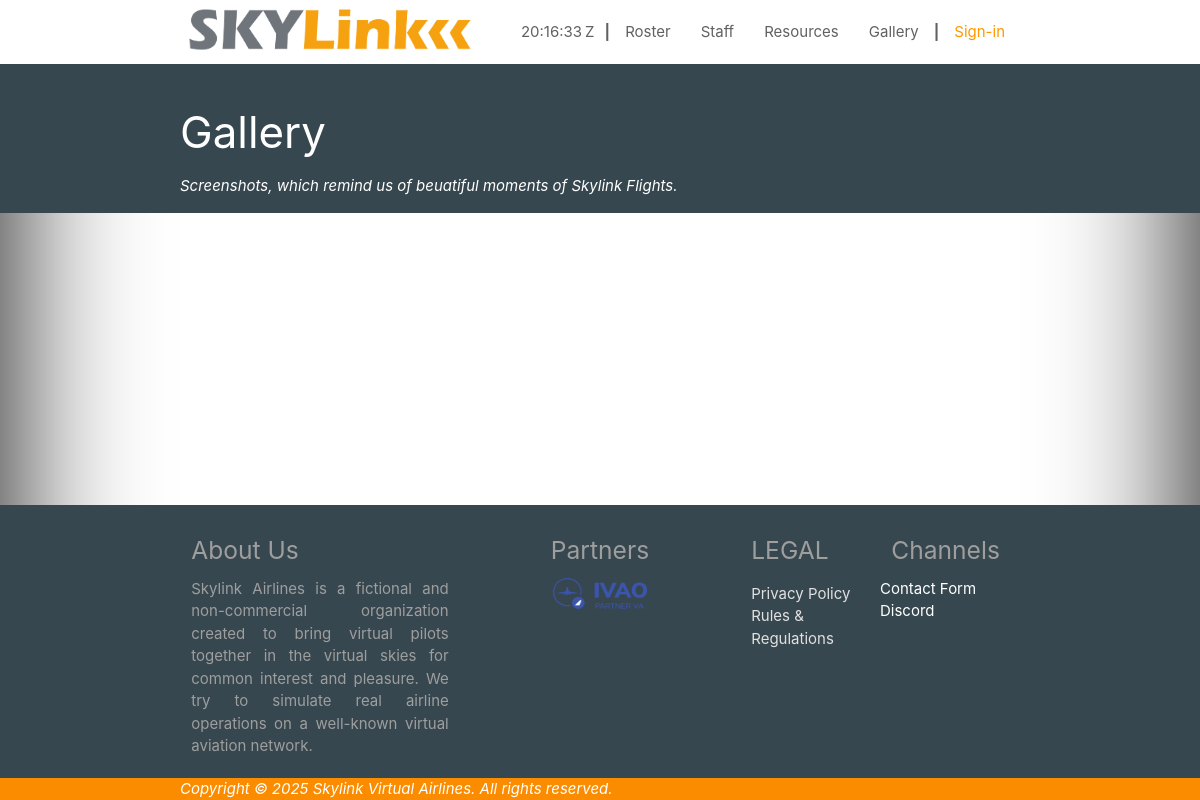
The app's page /g/gallery/ with its own data.
### app_airline/models.py (models this page shows, shortened)
class Airline (models.Model):
    isOnline                = models.BooleanField           ('Website is Online', default=True)
    airline_longName        = models.CharField              ('Airline Name', max_length=100, unique=True)
    airline_shortName       = models.CharField              ('Airline Short Name', max_length=20, unique=True, null=True, blank=True)
    airline_sloganFirstLine = models.CharField              ('Slogan First Line', max_length=100, null=True, blank=True,)
    airline_slogan          = models.CharField              ('Slogan',max_length=255, null=True, blank=True,)
    airline_about           = models.TextField              ('About', null=True, blank=True)
    airline_established     = models.DateField              ('Established on', null=True, blank=True)
    airline_icao            = models.CharField              ('ICAO Designator', max_length=3, unique=True)
    airline_iata            = models.CharField              ('IATA Designator', max_length=2, unique=True)
    airline_url             = models.URLField               ('URL')
    airline_email           = models.EmailField             ('E-mail', null=True, blank=True)
    airline_staff_email     = models.EmailField             ('E-mail (STAFF)', null=True, blank=True)
    airline_noreply_email   = models.EmailField             ('E-Mail (No Reply)', null=True, blank=True)
    airline_logo            = models.ImageField             ('Logo', upload_to='uploads/airline/images/main/logos', null=True, blank=True,
                                                                    help_text='Airline main logo for DARK backgrounds')
    airline_web_copyright   = models.CharField              ('Copyright', max_length=250, null=True, blank=True)
    airline_web_warning     = models.CharField              ('Web Warning', max_length=250, null=True, blank=True,
                                                                    help_text='Warning for not real airline' )
    class Meta:
        verbose_name ="Airline Setting"
        verbose_name_plural ="Airline Settings"

class Partnerships (models.Model):
    airline_shortName       = models.ForeignKey             (Airline, on_delete=models.CASCADE, verbose_name='Airline', null=True, blank=True)
    partner_order           = models.SmallIntegerField      ('Order', default=1)
    partner_longName        = models.CharField              ('Partner', max_length=100, unique=True)
    partner_shortName       = models.CharField              ('Partner Abbr.', max_length=10, unique=True)
    partner_logo            = models.ImageField             ('Partner Logo',upload_to='uploads/airline/images/main/partners', null=True, blank=True,
                                                                help_text='Canvas size: 450x150px')
    partner_URL             = models.URLField               ('Partner URL')
    partner_email           = models.EmailField             ('Partner E-mail', null=True, blank=True)
    partner_since           = models.DateField              ('Partner Since', null=True, blank=True)
    partner_active          = models.BooleanField           ('Partnership is approved', default=False)
    class Meta:
        verbose_name ="Partner"
        verbose_name_plural ="Partners"

### app_gallery/views.py (the view)
# urls.py: path('gallery/', views.gallery, name = 'gallery'),
def gallery (request):
    airline             = Airline.objects.all().first()
    partners            = Partnerships.objects.all().filter(airline_shortName=airline, partner_active=True)
    screenshots         = Screenshots.objects.filter(is_published=True).order_by('-uploaded_at')
    context             = {
                            'airline':airline,
                            'partners':partners,
                            'screenshots':screenshots,
                        }
    template            = 'gallery.html'
    return render(request, template, context)

### app_gallery/templates/gallery.html (shortened to what this page needs)
{% extends "base.html" %}
{% block gallery %}
<div class="page-top blue-grey darken-3">
    <div class="page-top-header container">
        <h3>Gallery</h3>
        <div><i>Screenshots, which remind us of beuatiful moments of Skylink Flights.</i></div>
    </div>
</div>
{% endblock gallery %}

### templates/base.html (shortened to what this page needs)
<!DOCTYPE html>
{% load static %}
<html lang="tr">
<head>
<link rel="stylesheet" href="https://cdnjs.cloudflare.com/ajax/libs/materialize/1.0.0/css/materialize.css">
<link rel="stylesheet" href="https://cdnjs.cloudflare.com/ajax/libs/materialize/1.0.0-rc.1/css/materialize.min.css" />
<link rel="stylesheet" href="https://cdnjs.cloudflare.com/ajax/libs/font-awesome/6.5.2/css/all.min.css" />
<link rel="stylesheet" href="{% static 'css/base.css' %}">
<link rel="stylesheet" src="{% static 'materialize/css/materialize.css'%}">
</head>
<body class='white vignette'>
{% autoescape off %}
<header class=''>
    <nav class="white">
        <div class="nav-wrapper container">
            <a href="/" class="brand-logo grey-text"><img style="padding-top:0%;max-width:300px;height:auto; object-fit:cover;" src="{{airline.airline_logo.url}}" /></a>
            <ul class="right hide-on-med-and-down grey-text text-darken-2">
                {% if user.is_authenticated %}
                <li><span id="currentTime" style="padding-right:3px;"></span><span style="padding-right:10px;">Z</span></li>
                <li><b> | </b></li>
                <li><a href="{% url 'roster' %}" class="grey-text text-darken-2">Roster</a></li>
                <li><a href="{% url 'staff' %}" class="grey-text text-darken-2">Staff</a></li>
                <li><a href="{% url 'resources' %}" class="grey-text text-darken-2">Resources</a></li>
                <li><a href="{% url 'gallery' %}" class="grey-text text-darken-2">Gallery</a></li>
                <li><b> | </b></li>
                <li><a href="{% url 'dashboard' %}" class="grey-text text-darken-2">Dashboard</a></li>
                <li><b> | </b></li>
                {% for group in user.groups.all %}
                {% if group.name == 'STAFF' %}
                <li><a href="{% url 'office' %}" class="black-text">Office</a></li>
                <li><b> | </b></li>
                {% else %} {% endif %} {% endfor %}
                <li><a href="{% url 'signout' %}" class="orange-text">Logout</a></li>
                {% else %}
                <li><span id="currentTime" style="padding-right:3px;"></span><span style="padding-right:10px;">Z</span></li>
                <li><b> | </b></li>
                <li><a href="{% url 'roster' %}" class="grey-text text-darken-2">Roster</a></li>
                <li><a href="{% url 'staff' %}" class="grey-text text-darken-2">Staff</a></li>
                <li><a href="{% url 'resources' %}" class="grey-text text-darken-2">Resources</a></li>
                <li><a href="{% url 'gallery' %}" class="grey-text text-darken-2">Gallery</a></li>
                <li><b> | </b></li>
                <li><a href="{% url 'signin' %}" class="orange-text">Sign-in</a></li>
                {% endif %}
            </ul>
        </div>
    </nav>
</header>
<main>
        {% block gallery %}                     {% endblock gallery %}
</main>
<footer class="blue-grey darken-3">
  <div class="container" style="">
    <div class="row">
      <div class="col s12 m12 l4 xl4 grey-text">
        <h5 style="padding-bottom:.5vh;">About Us</h5>
        <div class="grey-text text-ligten-1 justify">
              {{airline.airline_about}}
        </div>
      </div>
      <div class="col s12 m12 l4 xl4 grey-text center-align">
        <h5 style="padding-bottom:.5vh;">Partners</h5>
        {% for partner in partners  %}
        <div class="col s12"><img src="{{partner.partner_logo.url}}" alt="" style="width:40%; height:auto; object-fit:contain;"></div>
        {% endfor %}
      </div>
      <div class="col s12 m12 l2 xl2 grey-text">
        <h5 style="padding-bottom:.5vh;">LEGAL</h5>
        <div class="grey-text text-lighten-2">
          <ul>
            <li><a href="{% url 'privacy' %}" class="grey-text text-lighten-2">Privacy Policy</a></li>
            <li><a href="{% url 'rules' %}" class="grey-text text-lighten-2">Rules & Regulations</a></li>
          </ul>
        </div>
      </div>
      <div class="col s12 m12 l2 xl2 grey-text">
        <h5 style="padding-bottom:.5vh;">Channels</h5></div>
        <div class="grey-text text-lighten-2">
          <ul>
            <li><a href="{% url 'contact' %}" class="white-text">Contact Form</a></li>
            <li><a href="https://discord.gg/bBthfVrgMm" class="white-text">Discord</a></li>
          </ul>
        </div>
      </div>
    </div>
  <div class="footer-copyright orange darken-1 grey-text text-lighten-4" style="">
    <div class="container">
    <i class="white-text">{{airline.airline_web_copyright}}</i>
    </div>
  </div>
</footer>
    {% endautoescape %}

### static/css/base.css (style rules this page uses)
body { display: flex; min-height: 100vh; flex-direction: column; }
main { flex: 1 0 auto; }
.justify { text-align: justify; text-justify: inter-word; }
.vignette { -moz-box-shadow: inset 0 0 10em #000; -webkit-box-shadow: inset 0 0 10em #000; box-shadow: inset 0 0 10em #000; top: 0; left: 0; width: 100%; height: 100%; z-index: 9999; margin:0;padding:0; }
.page-top { color:white; width:100%; height:auto; }
.page-top-header { padding-top:2vh;padding-bottom:2vh; }

### records on screen
Airline: airline_logo (picture), airline_about "Skylink Airlines is a fictional and non-commercial organization created to bring virtual pilots together in the virtual skies for common interest and pleasure. We try to simulate real airline operations on a well-known virtual aviation network.", airline_web_copyright "Copyright © 2025 Skylink Virtual Airlines. All rights reserved."
Partnerships: partner_logo (picture)
